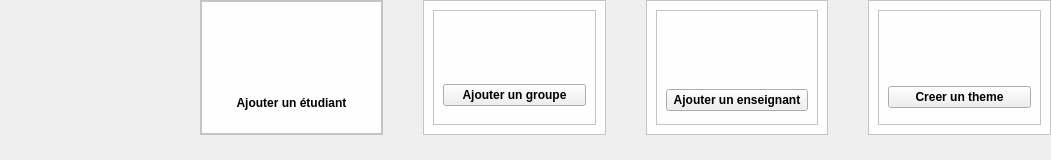
          <widget class="QWidget" name="card_frame1" native="true">
           <property name="geometry">
            <rect>
             <x>10</x>
             <y>580</y>
             <width>1051</width>
             <height>160</height>
            </rect>
           </property>
           <property name="minimumSize">
            <size>
             <width>160</width>
             <height>160</height>
            </size>
           </property>
           <property name="styleSheet">
            <string notr="true">QFrame {
background-color: #fefeff;
border-raidus: 10px;
}
</string>
           </property>
           <layout class="QHBoxLayout" name="horizontalLayout_12">
            <property name="spacing">
             <number>40</number>
            </property>
            <property name="leftMargin">
             <number>200</number>
            </property>
            <property name="topMargin">
             <number>0</number>
            </property>
            <property name="rightMargin">
             <number>0</number>
            </property>
            <property name="bottomMargin">
             <number>25</number>
            </property>
            <item>
             <widget class="QFrame" name="card1_1">
              <property name="frameShape">
               <enum>QFrame::Shape::StyledPanel</enum>
              </property>
              <property name="frameShadow">
               <enum>QFrame::Shadow::Raised</enum>
              </property>
              <layout class="QVBoxLayout" name="verticalLayout_10">
               <property name="spacing">
                <number>0</number>
               </property>
               <property name="leftMargin">
                <number>0</number>
               </property>
               <property name="topMargin">
                <number>0</number>
               </property>
               <property name="rightMargin">
                <number>0</number>
               </property>
               <property name="bottomMargin">
                <number>0</number>
               </property>
               <item>
                <widget class="QFrame" name="frame_etudiant">
                 <property name="minimumSize">
                  <size>
                   <width>160</width>
                   <height>100</height>
                  </size>
                 </property>
                 <property name="styleSheet">
                  <string notr="true">box-shadow: 0px 4px 10px rgba(0, 0, 0, 0.1);</string>
                 </property>
                 <property name="frameShape">
                  <enum>QFrame::Shape::StyledPanel</enum>
                 </property>
                 <property name="frameShadow">
                  <enum>QFrame::Shadow::Raised</enum>
                 </property>
                 <layout class="QVBoxLayout" name="verticalLayout_14">
                  <item alignment="Qt::AlignmentFlag::AlignHCenter">
                   <widget class="QLabel" name="label_13">
                    <property name="minimumSize">
                     <size>
                      <width>55</width>
                      <height>55</height>
                     </size>
                    </property>
                    <property name="maximumSize">
                     <size>
                      <width>55</width>
                      <height>53</height>
                     </size>
                    </property>
                    <property name="text">
                     <string/>
                    </property>
                    <property name="pixmap">
                     <pixmap resource="icones.qrc">:/nav/icone/avatar-dutilisateur.png</pixmap>
                    </property>
                    <property name="scaledContents">
                     <bool>true</bool>
                    </property>
                   </widget>
                  </item>
                  <item>
                   <widget class="QPushButton" name="btn_add_etudiant">
                    <property name="styleSheet">
                     <string notr="true">color: black;
font-weight: bold;
border: none;
backgound-color: white;</string>
                    </property>
                    <property name="text">
                     <string>Ajouter un étudiant</string>
                    </property>
                    <property name="checkable">
                     <bool>true</bool>
                    </property>
                   </widget>
                  </item>
                 </layout>
                </widget>
               </item>
              </layout>
             </widget>
            </item>
            <item>
             <widget class="QFrame" name="card1_2">
              <property name="minimumSize">
               <size>
                <width>160</width>
                <height>100</height>
               </size>
              </property>
              <property name="styleSheet">
               <string notr="true">box-shadow: 0px 4px 10px rgba(0, 0, 0, 0.1);</string>
              </property>
              <property name="frameShape">
               <enum>QFrame::Shape::StyledPanel</enum>
              </property>
              <property name="frameShadow">
               <enum>QFrame::Shadow::Raised</enum>
              </property>
              <layout class="QVBoxLayout" name="verticalLayout_11">
               <item>
                <widget class="QFrame" name="frame_groupe">
                 <property name="frameShape">
                  <enum>QFrame::Shape::StyledPanel</enum>
                 </property>
                 <property name="frameShadow">
                  <enum>QFrame::Shadow::Raised</enum>
                 </property>
                 <layout class="QVBoxLayout" name="verticalLayout_15">
                  <item alignment="Qt::AlignmentFlag::AlignHCenter">
                   <widget class="QLabel" name="label_15">
                    <property name="minimumSize">
                     <size>
                      <width>40</width>
                      <height>40</height>
                     </size>
                    </property>
                    <property name="maximumSize">
                     <size>
                      <width>40</width>
                      <height>40</height>
                     </size>
                    </property>
                    <property name="text">
                     <string/>
                    </property>
                    <property name="pixmap">
                     <pixmap resource="icones.qrc">:/nav/icone/ajouter-un-groupe (1).png</pixmap>
                    </property>
                    <property name="scaledContents">
                     <bool>true</bool>
                    </property>
                   </widget>
                  </item>
                  <item>
                   <widget class="QPushButton" name="btn_add_groupe">
                    <property name="styleSheet">
                     <string notr="true">color: black;
font-weight: bold;</string>
                    </property>
                    <property name="text">
                     <string>Ajouter un groupe</string>
                    </property>
                    <property name="checkable">
                     <bool>true</bool>
                    </property>
                   </widget>
                  </item>
                 </layout>
                </widget>
               </item>
              </layout>
             </widget>
            </item>
            <item>
             <widget class="QFrame" name="card1_3">
              <property name="minimumSize">
               <size>
                <width>160</width>
                <height>100</height>
               </size>
              </property>
              <property name="styleSheet">
               <string notr="true">box-shadow: 0px 4px 10px rgba(0, 0, 0, 0.1);</string>
              </property>
              <property name="frameShape">
               <enum>QFrame::Shape::StyledPanel</enum>
              </property>
              <property name="frameShadow">
               <enum>QFrame::Shadow::Raised</enum>
              </property>
              <layout class="QVBoxLayout" name="verticalLayout_12">
               <item>
                <widget class="QFrame" name="frame_enseignant">
                 <property name="frameShape">
                  <enum>QFrame::Shape::StyledPanel</enum>
                 </property>
                 <property name="frameShadow">
                  <enum>QFrame::Shadow::Raised</enum>
                 </property>
                 <layout class="QVBoxLayout" name="verticalLayout_16">
                  <item alignment="Qt::AlignmentFlag::AlignHCenter">
                   <widget class="QLabel" name="label_17">
                    <property name="minimumSize">
                     <size>
                      <width>55</width>
                      <height>55</height>
                     </size>
                    </property>
                    <property name="maximumSize">
                     <size>
                      <width>55</width>
                      <height>55</height>
                     </size>
                    </property>
                    <property name="text">
                     <string/>
                    </property>
                    <property name="pixmap">
                     <pixmap resource="icones.qrc">:/nav/icone/avatar-dutilisateur.png</pixmap>
                    </property>
                    <property name="scaledContents">
                     <bool>true</bool>
                    </property>
                   </widget>
                  </item>
                  <item>
                   <widget class="QPushButton" name="btn_add_enseignant">
                    <property name="styleSheet">
                     <string notr="true">color: black;
font-weight: bold;</string>
                    </property>
                    <property name="text">
                     <string>Ajouter un enseignant</string>
                    </property>
                    <property name="checkable">
                     <bool>true</bool>
                    </property>
                   </widget>
                  </item>
                 </layout>
                </widget>
               </item>
              </layout>
             </widget>
            </item>
            <item>
             <widget class="QFrame" name="card1_4">
              <property name="minimumSize">
               <size>
                <width>160</width>
                <height>100</height>
               </size>
              </property>
              <property name="styleSheet">
               <string notr="true">box-shadow: 0px 4px 10px rgba(0, 0, 0, 0.1);</string>
              </property>
              <property name="frameShape">
               <enum>QFrame::Shape::StyledPanel</enum>
              </property>
              <property name="frameShadow">
               <enum>QFrame::Shadow::Raised</enum>
              </property>
              <layout class="QVBoxLayout" name="verticalLayout_13">
               <item>
                <widget class="QFrame" name="frame_theme">
                 <property name="frameShape">
                  <enum>QFrame::Shape::StyledPanel</enum>
                 </property>
                 <property name="frameShadow">
                  <enum>QFrame::Shadow::Raised</enum>
                 </property>
                 <layout class="QVBoxLayout" name="verticalLayout_17">
                  <item alignment="Qt::AlignmentFlag::AlignHCenter">
                   <widget class="QLabel" name="label_19">
                    <property name="minimumSize">
                     <size>
                      <width>50</width>
                      <height>50</height>
                     </size>
                    </property>
                    <property name="maximumSize">
                     <size>
                      <width>50</width>
                      <height>50</height>
                     </size>
                    </property>
                    <property name="text">
                     <string/>
                    </property>
                    <property name="pixmap">
                     <pixmap resource="icones.qrc">:/nav/icone/signet.png</pixmap>
                    </property>
                    <property name="scaledContents">
                     <bool>true</bool>
                    </property>
                   </widget>
                  </item>
                  <item>
                   <widget class="QPushButton" name="btn_add_theme">
                    <property name="styleSheet">
                     <string notr="true">color: black;
font-weight: bold;</string>
                    </property>
                    <property name="text">
                     <string>Creer un theme</string>
                    </property>
                    <property name="checkable">
                     <bool>true</bool>
                    </property>
                   </widget>
                  </item>
                 </layout>
                </widget>
               </item>
              </layout>
             </widget>
            </item>
           </layout>
          </widget>
